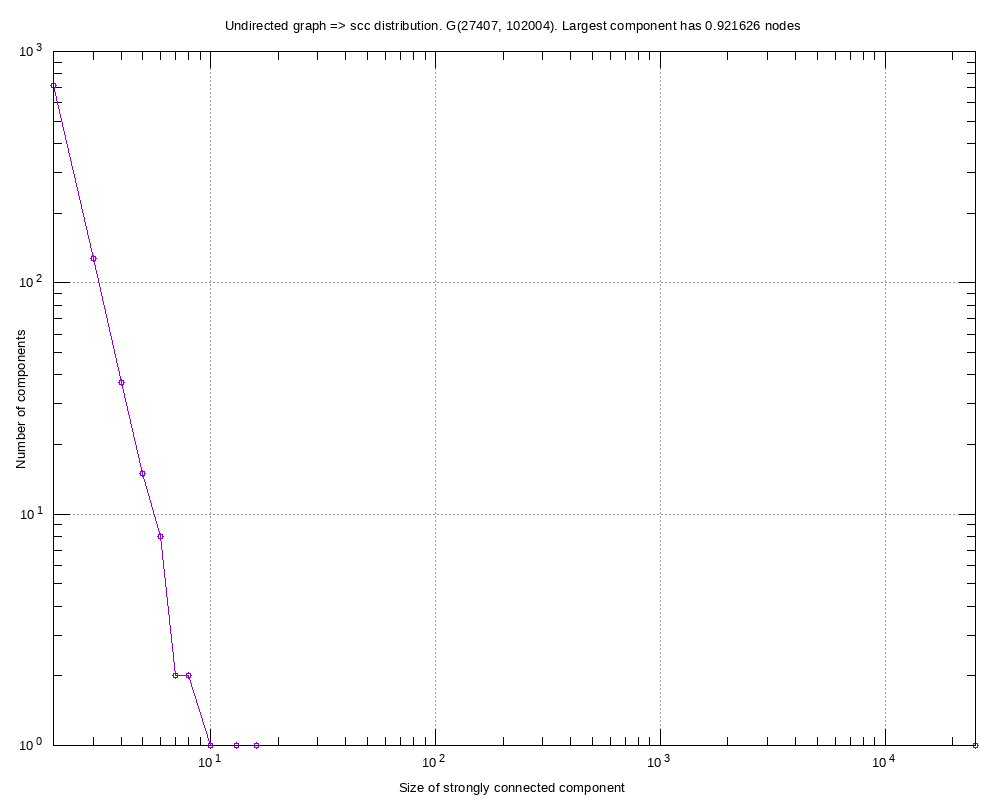

Source code (gnuplot):
#
# Undirected graph => scc distribution. G(27407, 102004). Largest component has 0.921626 nodes (Wed Sep  4 19:19:41 2019)
#

set title "Undirected graph => scc distribution. G(27407, 102004). Largest component has 0.921626 nodes"
set key bottom right
set logscale xy 10
set format x "10^{%L}"
set mxtics 10
set format y "10^{%L}"
set mytics 10
set grid
set xlabel "Size of strongly connected component"
set ylabel "Number of components"
set tics scale 2
set terminal png font arial 10 size 1000,800
set output 'scc.soc-Epinions1-subgraph-scc-size-distribution.png'
plot 	"scc.soc-Epinions1-subgraph-scc-size-distribution.tab" using 1:2 title "" with linespoints pt 6
